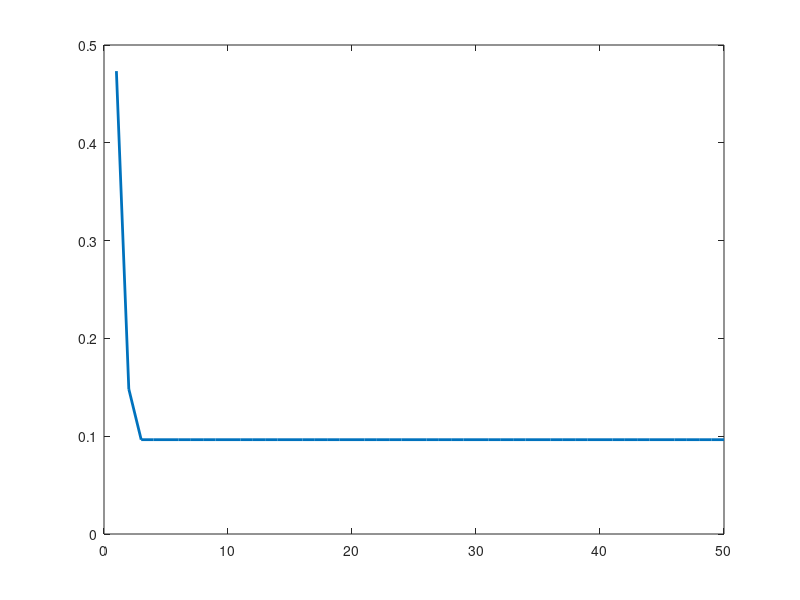

The MATLAB source for this figure: (Note: this script raises an error after producing the figure.)
clc;
clear;
close all;

% ============================================
% HEAT EXCHANGER + NN + PID HYBRID CONTROL
% ============================================

Cp = 4.18;
Tc_in = 30;

Th_in_range = 100:5:150;
m_range = 0.5:0.5:3;

X = [];
Y = [];

% ============================================
% DATA GENERATION
% ============================================

for i = 1:length(Th_in_range)
    for j = 1:length(m_range)

        Th_in = Th_in_range(i);
        m = m_range(j);

        Th_out = Th_in - (40 / m);
        Tc_out = Tc_in + (30 / m);

        Q_actual = m * Cp * (Th_in - Th_out);
        Q_max = m * Cp * (Th_in - Tc_in);

        eta = Q_actual / Q_max;

        X = [X; Th_in m];
        Y = [Y; eta];

    end
end

% NORMALIZATION
X_max = max(X);
X_norm = X ./ X_max;

% ============================================
% TRAIN NN
% ============================================

input_size = 2;
hidden_size = 6;

W1 = rand(hidden_size, input_size);
b1 = rand(hidden_size, 1);

W2 = rand(1, hidden_size);
b2 = rand(1,1);

lr = 0.01;
epochs = 400;

for epoch = 1:epochs
    for i = 1:size(X_norm,1)

        x = X_norm(i,:)';
        y = Y(i);

        % Forward
        z1 = W1*x + b1;
        a1 = tanh(z1);
        y_pred = W2*a1 + b2;

        % Backprop
        dW2 = 2*(y_pred - y)*a1';
        db2 = 2*(y_pred - y);

        da1 = W2'*2*(y_pred - y);
        dz1 = da1 .* (1 - tanh(z1).^2);

        dW1 = dz1 * x';
        db1 = dz1;

        % Update
        W2 = W2 - lr*dW2;
        b2 = b2 - lr*db2;
        W1 = W1 - lr*dW1;
        b1 = b1 - lr*db1;

    end
end

disp('NN TRAINED');

% ============================================
% PID CONTROL SETUP
% ============================================

target_eff = 0.85;

Kp = 2.5;
Ki = 0.8;
Kd = 0.2;

error_prev = 0;
integral = 0;

% Initial conditions
Th_in = 130;
m = 1.0;

time_steps = 50;

eff_history = [];
flow_history = [];

% ============================================
% SIMULATION LOOP (CONTROL SYSTEM)
% ============================================

for t = 1:time_steps

    % Normalize input
    x = [Th_in m] ./ X_max;
    x = x';

    % NN Prediction
    z1 = W1*x + b1;
    a1 = tanh(z1);
    eff = W2*a1 + b2;

    % Error
    error = target_eff - eff;

    % PID
    integral = integral + error;
    derivative = error - error_prev;

    adjustment = Kp*error + Ki*integral + Kd*derivative;

    % Update flow rate
    m = m + adjustment;

    % Constraints (real system limits)
    if m < 0.5
        m = 0.5;
    elseif m > 3
        m = 3;
    end

    error_prev = error;

    % Store
    eff_history = [eff_history; eff];
    flow_history = [flow_history; m];

end

% ============================================
% RESULTS
% ============================================

figure;
plot(eff_history, 'LineWidth', 2)
hold on
yline(target_eff, '--r', 'Target')
xlabel('Time Step')
ylabel('Efficiency')
title('PID + AI Control Performance')
grid on

figure;
plot(flow_history, 'LineWidth', 2)
xlabel('Time Step')
ylabel('Flow Rate (kg/s)')
title('Flow Rate Adjustment by PID')
grid on

disp(' ');
disp('HYBRID AI + PID CONTROL COMPLETE');
